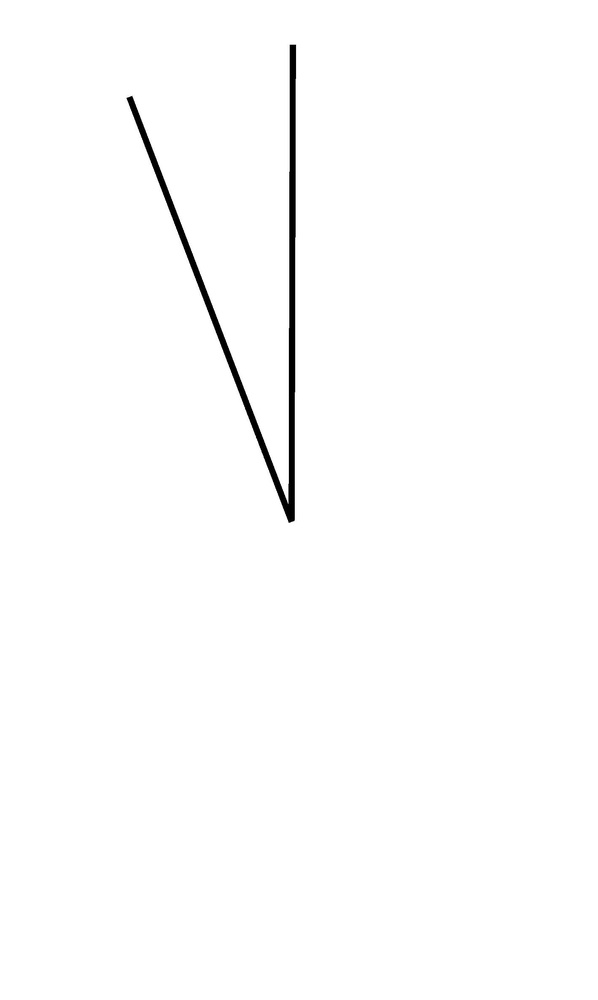
#> input picture old/find_angle/lines/test.jpg, 598 x 1000 px, shrunk from 1418 x 2371 before the run
$ python find_angle.py
#> lines starting #> are read from the running program, lines starting #| are printed output that depends on the picture; after the words box and inside, x2 and y2 are one past the last pixel; in counts of white or black regions, pixels touching at a corner belong together; long printed decimals are rounded
import numpy as np

from skimage.transform import (hough_line, hough_line_peaks,
                               probabilistic_hough_line)
from skimage.feature import canny
from skimage import data

from pylab import imread, imshow, gray, mean

import matplotlib.pyplot as plt
from matplotlib import cm
import pandas as pd


# read image
image = imread('lines/test.jpg')
#> image is the input picture: shape (1000, 598, 3); min 0, max 255, mean 252.6
image = np.mean(image,axis=2)
#> image: shape (1000, 598) float64
image = (image < 128)*255
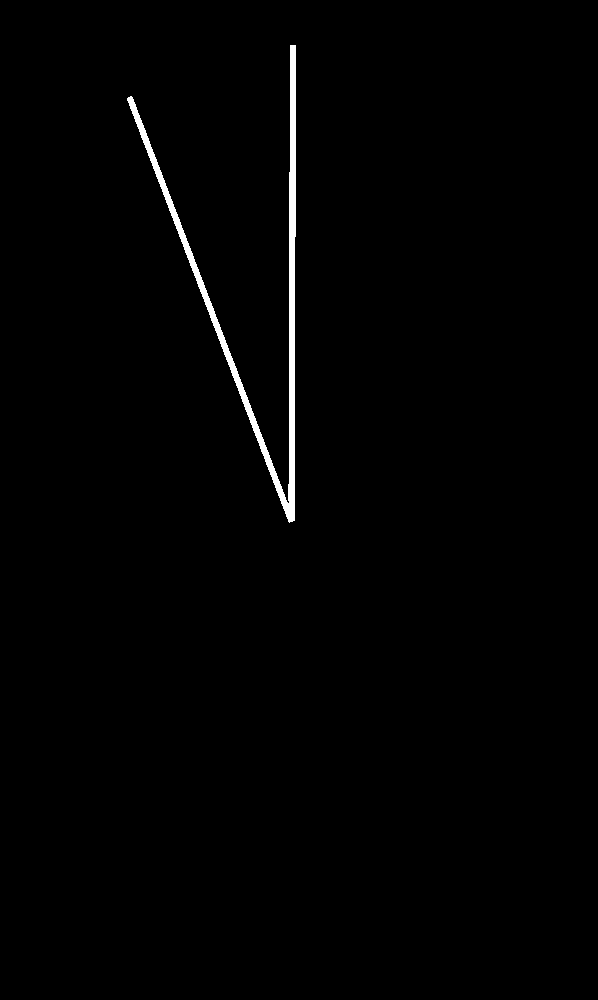
#> image: shape (1000, 598) int64; 0.95% white; 1 white region, box (x1, y1, x2, y2) and area: (127, 45, 296, 523) 5681

h, theta, d = hough_line(image)
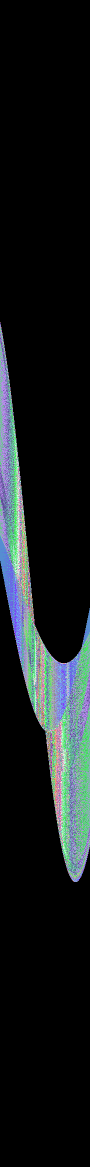
#> h: shape (2333, 180) uint64 (shown at 1/2 size); 205 distinct labels, from 0 to 477; one colour per label, 0 black
#> theta = 180 values from -1.57 to 1.55; d = 2333 values from -1166 to 1166

fig, axes = plt.subplots(1, 3, figsize=(15, 6),
                         subplot_kw={'adjustable': 'box-forced'})
ax = axes.ravel()


# plot images
ax[0].imshow(image, cmap=cm.gray)
ax[0].set_title('Input image')
ax[0].set_axis_off()
ax[1].imshow(np.log(1 + h),
             extent=[np.rad2deg(theta[-1]), np.rad2deg(theta[0]), d[-1], d[0]],
             cmap=cm.gray, aspect=1/1.5)
ax[1].set_title('Hough transform')
ax[1].set_xlabel('Angles (degrees)')
ax[1].set_ylabel('Distance (pixels)')
ax[1].axis('image')

ax[2].imshow(image, cmap=cm.gray)
for _, angle, dist in zip(*hough_line_peaks(h, theta, d)):
    y0 = (dist - 0 * np.cos(angle)) / np.sin(angle)
    y1 = (dist - image.shape[1] * np.cos(angle)) / np.sin(angle)
    ax[2].plot((0, image.shape[1]), (y0, y1), '-r')
#> this loop made 2 passes
#> (angle, dist, y0, y1) on passes 1 to 2: (0, 291, inf, -inf), (-0.367, 86, -240, 1317.9)
ax[2].set_xlim((0, image.shape[1]))
ax[2].set_ylim((image.shape[0], 0))
ax[2].set_axis_off()
ax[2].set_title('Detected lines')

plt.tight_layout()
plt.show()
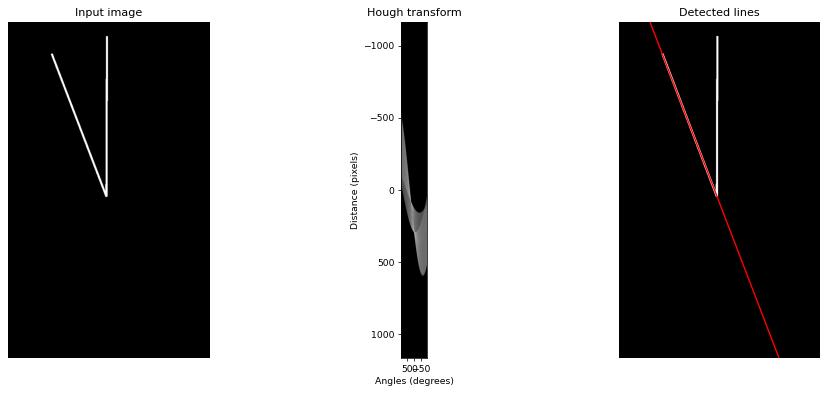
#> figure drawn by matplotlib, 3 panels


angle=[]
dist=[]
for _, a , d in zip(*hough_line_peaks(h, theta, d)):
    angle.append(a)
    dist.append(d)
#> this loop made 2 passes
#> (a, d) on passes 1 to 2: (0, 291), (-0.367, 86)
#> after the loop, angle = [0, -0.367]; dist = [291, 86]

# find angles
angle = [a*180/np.pi for a in angle]
#> angle = [0, -21]
angle_reel = np.max(angle) - np.min(angle)
#> angle_reel = 21
print(angle)
#| [0.0, -21.000]

$ run again, with old/find_angle/lines/1.jpg copied over old/find_angle/lines/test.jpg
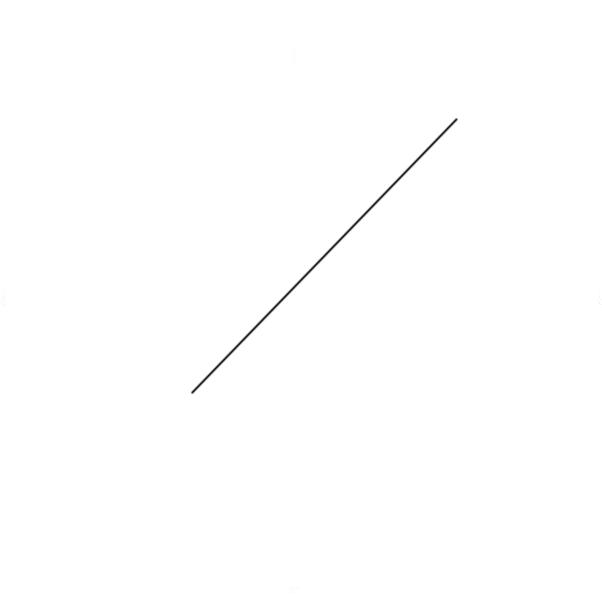
#> input picture old/find_angle/lines/1.jpg, 602 x 602 px
#> image is the input picture: shape (602, 602, 3); min 6, max 255, mean 254.5
#> `h, theta, d = hough_line(image)`:
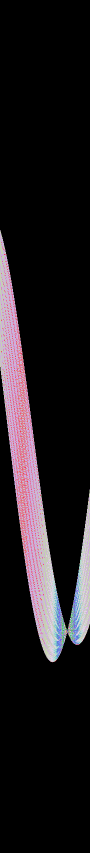
#> h: shape (1705, 180) uint64 (shown at 1/2 size); 70 distinct labels, from 0 to 357; one colour per label, 0 black
#> `h, theta, d = hough_line(image)`: theta = 180 values from -1.57 to 1.55; d = 1705 values from -852 to 852
#> the loop `for _, angle, dist in zip(*hough_line_peaks(h, theta, d)):` made 1 pass
#> (angle, dist, y0, y1) on pass 1: (0.768, 411, 591.7, -31.73)
#> `plt.show()`:
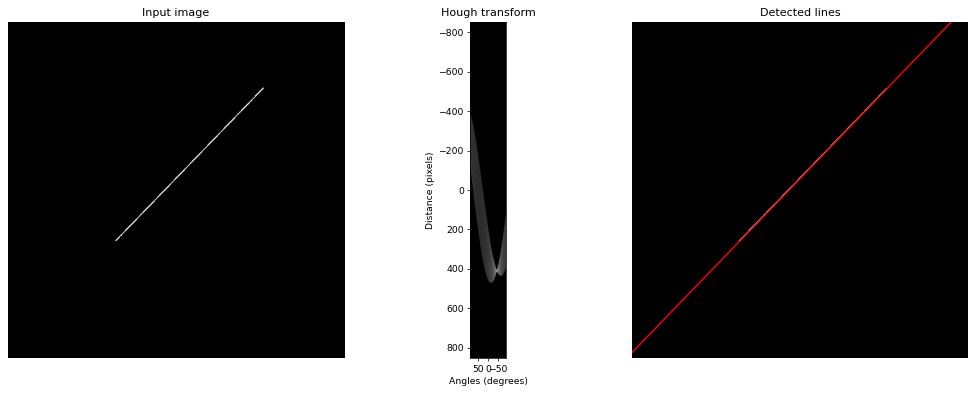
#> figure drawn by matplotlib, 3 panels
#> the loop `for _, a , d in zip(*hough_line_peaks(h, theta, d)):` made 1 pass
#> (a, d) on pass 1: (0.768, 411)
#> after the loop `for _, a , d in zip(*hough_line_peaks(h, theta, d)):`: angle = [0.768]; dist = [411]
#> `angle = [a*180/np.pi for a in angle]`: angle = [44]
#> angle_reel = 0
#| [44.000]

$ run again, with old/find_angle/lines/2.jpg copied over old/find_angle/lines/test.jpg
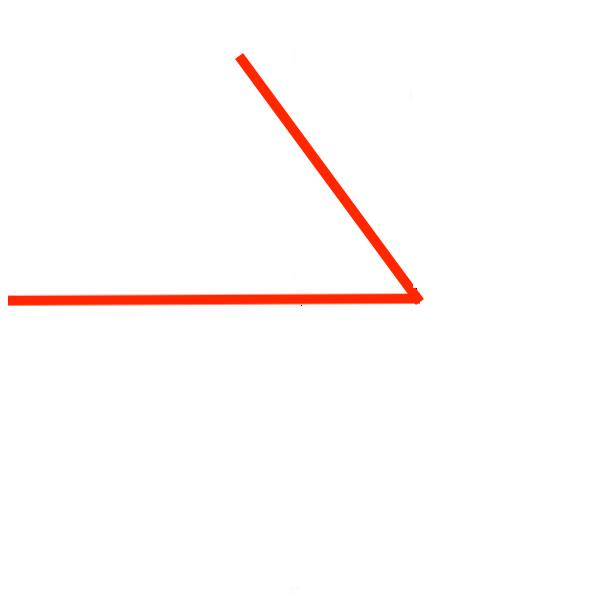
#> input picture old/find_angle/lines/2.jpg, 602 x 602 px
#> image is the input picture: shape (602, 602, 3); mean R, G, B 254.7, 250.7, 250
#> `h, theta, d = hough_line(image)`:
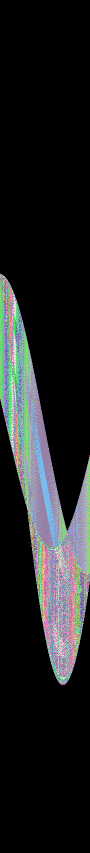
#> h: shape (1705, 180) uint64 (shown at 1/2 size); 233 distinct labels, from 0 to 415; one colour per label, 0 black
#> `h, theta, d = hough_line(image)`: theta = 180 values from -1.57 to 1.55; d = 1705 values from -852 to 852
#> the loop `for _, angle, dist in zip(*hough_line_peaks(h, theta, d)):` made 3 passes
#> (angle, dist, y0, y1) on passes 1 to 3: (-1.57, -298, 298, 298), (-0.611, 166, -289.4, 570.3), (-0.646, 155, -257.6, 541.3)
#> `plt.show()`:
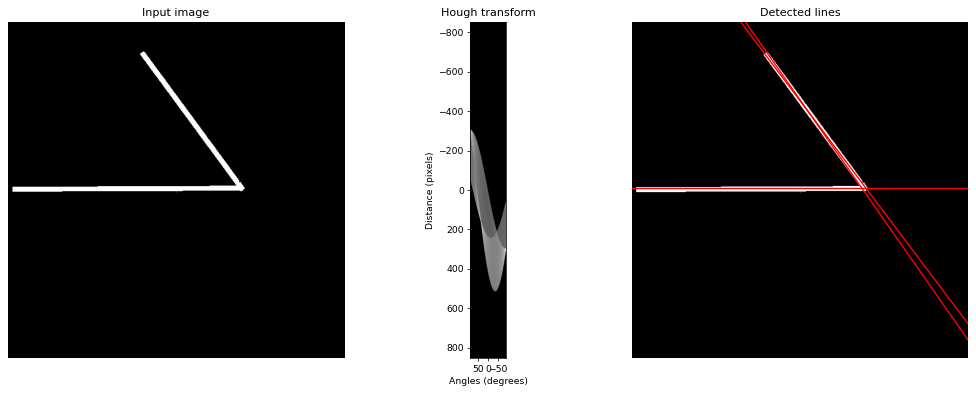
#> figure drawn by matplotlib, 3 panels
#> the loop `for _, a , d in zip(*hough_line_peaks(h, theta, d)):` made 3 passes
#> (a, d) on passes 1 to 3: (-1.57, -298), (-0.611, 166), (-0.646, 155)
#> after the loop `for _, a , d in zip(*hough_line_peaks(h, theta, d)):`: angle = [-1.57, -0.611, -0.646]; dist = [-298, 166, 155]
#> `angle = [a*180/np.pi for a in angle]`: angle = [-90, -35, -37]
#> angle_reel = 55
#| [-90.0, -35.0, -37.0]

$ run again, with old/find_angle/lines/bn2TV.jpg copied over old/find_angle/lines/test.jpg
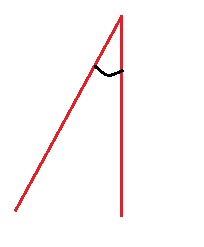
#> input picture old/find_angle/lines/bn2TV.jpg, 204 x 247 px
#> image is the input picture: shape (247, 204, 3); mean R, G, B 253, 248.7, 248.9
#> `h, theta, d = hough_line(image)`:
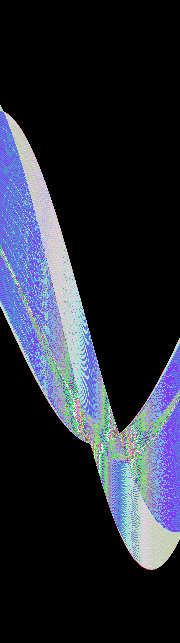
#> h: shape (643, 180) uint64; 105 distinct labels, from 0 to 224; one colour per label, 0 black
#> `h, theta, d = hough_line(image)`: theta = 180 values from -1.57 to 1.55; d = 643 values from -321 to 321
#> the loop `for _, angle, dist in zip(*hough_line_peaks(h, theta, d)):` made 2 passes
#> (angle, dist, y0, y1) on passes 1 to 2: (0.506, 114, 235.1, -132.9), (0, 121, inf, -inf)
#> `plt.show()`:
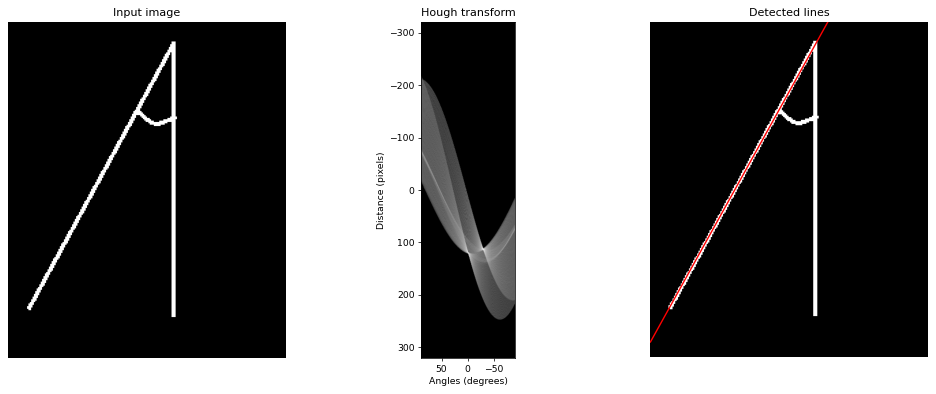
#> figure drawn by matplotlib, 3 panels
#> the loop `for _, a , d in zip(*hough_line_peaks(h, theta, d)):` made 2 passes
#> (a, d) on passes 1 to 2: (0.506, 114), (0, 121)
#> after the loop `for _, a , d in zip(*hough_line_peaks(h, theta, d)):`: angle = [0.506, 0]; dist = [114, 121]
#> `angle = [a*180/np.pi for a in angle]`: angle = [29, 0]
#> angle_reel = 29
#| [29.0, 0.0]
